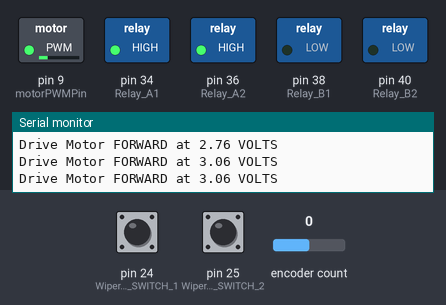
Simulated run of this sketch. Board: Arduino Mega 2560, built with avr-gcc and run on an emulated ATmega2560. On the bench: switched loads named in the sketch (green lamp = pin HIGH), the last lines printed to the serial monitor. The inputs (shaded band) are chosen by the test bench; at power-on: pin 25 (Wiper_LIMIT_SWITCH_2) LOW, encoder count 0, pin 24 (Wiper_LIMIT_SWITCH_1) LOW. Storage starts empty.

Above: at 1.3 s.
1.4 s: pin 25 (Wiper_LIMIT_SWITCH_2) pulled HIGH for 0.15 s
At 1.78 s:
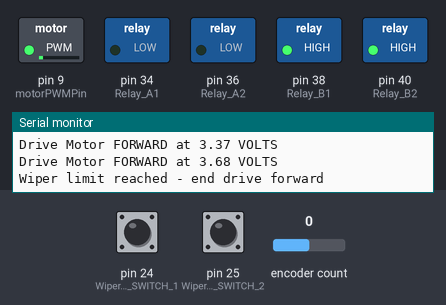
At 3.0 s:
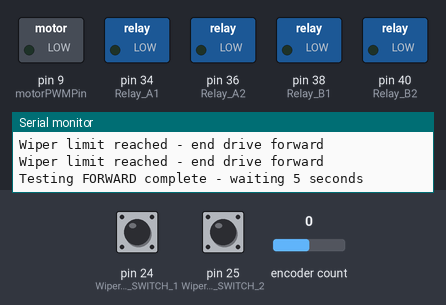
4.5 s: encoder count set to 1
7.5 s: pin 24 (Wiper_LIMIT_SWITCH_1) pulled HIGH for 0.15 s
At 7.87 s:
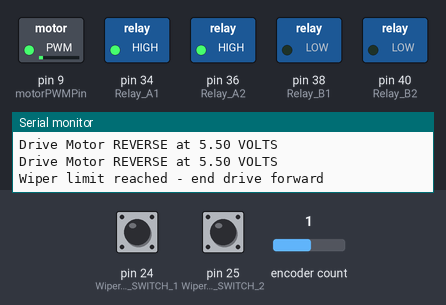
Timing chart, 0 to 10.5 s (numbered marks = the images above; inputs shaded):
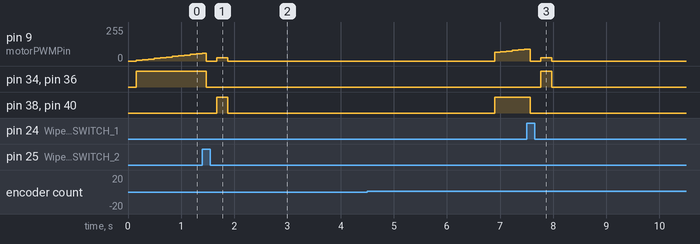

Measured:
- after the input at 1.4 s, pin 34 (Relay_A1), pin 36 (Relay_A2): HIGH → LOW after 0.07 s; pin 38 (Relay_B1), pin 40 (Relay_B2): LOW → HIGH after 0.27 s, → LOW 0.20 s later
- after the input at 7.5 s, pin 34 (Relay_A1), pin 36 (Relay_A2): LOW → HIGH after 0.27 s, → LOW 0.20 s later; pin 38 (Relay_B1), pin 40 (Relay_B2): HIGH → LOW after 0.07 s

The sketch:

Master_V9.ino
```cpp
//Master_V8.ino
//2023-04-05
//WN23 ME450 Group 3
//BTE

//preperation preamble
#include <SPI.h>
#include <SD.h>
#include <Wire.h> // neccesary for flow sensor & maybe SD module
#include <Encoder.h>

//%%%%%%%%%%%%%%%%%%%%%%%%%%%%%%%%%%%%%%%%%%%%%%%%%%%%%%%%%%%%%%%%%%%%%%%%%%%%%%%%%%%%%%%%%%%%%%%%%%%%%%%%%%%%%%%%%%%%%%%%%%%%%%
//%%%%%%%%%%%%%%%%%%%%%%%%%%%%%%%%%%%%%%%%%%%%%%%%%%%%%%%%%%%%%%%%%%%%%%%%%%%%%%%%%%%%%%%%%%%%%%%%%%%%%%%%%%%%%%%%%%%%%%%%%%%%%%
//ASSIGN PINS
//%%%%%%%%%%%%%%%%%%%%%%%%%%%%%%%%%%%%%%%%%%%%%%%%%%%%%%%%%%%%%%%%%%%%%%%%%%%%%%%%%%%%%%%%%%%%%%%%%%%%%%%%%%%%%%%%%%%%%%%%%%%%%%
//%%%%%%%%%%%%%%%%%%%%%%%%%%%%%%%%%%%%%%%%%%%%%%%%%%%%%%%%%%%%%%%%%%%%%%%%%%%%%%%%%%%%%%%%%%%%%%%%%%%%%%%%%%%%%%%%%%%%%%%%%%%%%%

//wiper motor controlling
const int motorPWMPin 			= 9;  // Connect the motor's PWM input pin to pin 9
const int encoderPinA 			= 2;  // Connect the encoder's A output pin to pin 2
const int encoderPinB 			= 3;  // Connect the encoder's B output pin to pin 3
const int Relay_A1    			= 34; //H-bridge Forward
const int Relay_A2    			= 36; //H-bridge Forward
const int Relay_B1    			= 38; //H-bridge Reverse
const int Relay_B2    			= 40; //H-bridge Reverse
const int Wiper_LIMIT_SWITCH_1 	= 24; //Define the bounds of the wiper travel
const int Wiper_LIMIT_SWITCH_2 	= 25; //Define the bounds of the wiper travel

//pressure transducer
int MPX_PlusVout_pin 			= A0;// output pin for pressure transducer
int MPX_MinusVout_pin 			= A1; // output pin for pressure transducer

//Pump Control
const int Pump_serial_TX 		= 1;
const int Pump_serial_RX 		= 0;

//SD Card Module
const int chipSelect  			= 53;
File myFile;


//%%%%%%%%%%%%%%%%%%%%%%%%%%%%%%%%%%%%%%%%%%%%%%%%%%%%%%%%%%%%%%%%%%%%%%%%%%%%%%%%%%%%%%%%%%%%%%%%%%%%%%%%%%%%%%%%%%%%%%%%%%%%%%
//%%%%%%%%%%%%%%%%%%%%%%%%%%%%%%%%%%%%%%%%%%%%%%%%%%%%%%%%%%%%%%%%%%%%%%%%%%%%%%%%%%%%%%%%%%%%%%%%%%%%%%%%%%%%%%%%%%%%%%%%%%%%%%
//Variables
//%%%%%%%%%%%%%%%%%%%%%%%%%%%%%%%%%%%%%%%%%%%%%%%%%%%%%%%%%%%%%%%%%%%%%%%%%%%%%%%%%%%%%%%%%%%%%%%%%%%%%%%%%%%%%%%%%%%%%%%%%%%%%%
//%%%%%%%%%%%%%%%%%%%%%%%%%%%%%%%%%%%%%%%%%%%%%%%%%%%%%%%%%%%%%%%%%%%%%%%%%%%%%%%%%%%%%%%%%%%%%%%%%%%%%%%%%%%%%%%%%%%%%%%%%%%%%%
double Pressure_reading = 0.0; // pressure reading that is used for data
String Data_output_string;
float motor_voltage = 0;
int Time_check = 0;

//Variables for controlling the motor and encoder
long prevEncoderCount = 0;
long currentEncoderCount = 0;
long encoderPulseRate = 0;
float motorSpeed = 0;
int total_wipes = 0;
	//Time variables for motor/encoder
unsigned long prevTime = 0;
unsigned long currentTime = 0;
unsigned long timeInterval = 100; // Time interval for pulse rate calculation (ms)
//Maybe remove with a change in program logic
bool Time_to_wipe = false; //Boolean that determines when the code should control motor speed on initial wipe
bool Time_to_reverse = false; //Boolean that determines when the code should control motor speed on the wipe back
Encoder myEncoder(encoderPinA, encoderPinB);


//%%%%%%%%%%%%%%%%%%%%%%%%%%%%%%%%%%%%%%%%%%%%%%%%%%%%%%%%%%%%%%%%%%%%%%%%%%%%%%%%%%%%%%%%%%%%%%%%%%%%%%%%%%%%%%%%%%%%%%%%%%%%%%
//%%%%%%%%%%%%%%%%%%%%%%%%%%%%%%%%%%%%%%%%%%%%%%%%%%%%%%%%%%%%%%%%%%%%%%%%%%%%%%%%%%%%%%%%%%%%%%%%%%%%%%%%%%%%%%%%%%%%%%%%%%%%%%
//Constants
//%%%%%%%%%%%%%%%%%%%%%%%%%%%%%%%%%%%%%%%%%%%%%%%%%%%%%%%%%%%%%%%%%%%%%%%%%%%%%%%%%%%%%%%%%%%%%%%%%%%%%%%%%%%%%%%%%%%%%%%%%%%%%%
//%%%%%%%%%%%%%%%%%%%%%%%%%%%%%%%%%%%%%%%%%%%%%%%%%%%%%%%%%%%%%%%%%%%%%%%%%%%%%%%%%%%%%%%%%%%%%%%%%%%%%%%%%%%%%%%%%%%%%%%%%%%%%%
const int Take_data_interval = 30000; // interval at which data will be collected from any operable sysytem sensor

const int non_repeat = 50; //value of milliseconds meant to prevent accidental double writes of data
const long wipe_interval = 300100;  //How long we want to wait between wipes (in milliseconds) (5 minutes + 0.1 sec right now)
//Motor Controller parameters
const long targetPulseRate = 1000; //SETS SPEED OF WIPER!
const float Kp = 0.005; //control ossilation
const float Kd = 0.01; // Derivative control of motor controller
const float SUPPLY_VOLTAGE = 15.63; //Measured voltage
const int VOLTAGE_LIMIT = 6; //limit the max voltage able to be sent to the motor.


//%%%%%%%%%%%%%%%%%%%%%%%%%%%%%%%%%%%%%%%%%%%%%%%%%%%%%%%%%%%%%%%%%%%%%%%%%%%%%%%%%%%%%%%%%%%%%%%%%%%%%%%%%%%%%%%%%%%%%%%%%%%%%%
//%%%%%%%%%%%%%%%%%%%%%%%%%%%%%%%%%%%%%%%%%%%%%%%%%%%%%%%%%%%%%%%%%%%%%%%%%%%%%%%%%%%%%%%%%%%%%%%%%%%%%%%%%%%%%%%%%%%%%%%%%%%%%%
//FUNCTIONS
//%%%%%%%%%%%%%%%%%%%%%%%%%%%%%%%%%%%%%%%%%%%%%%%%%%%%%%%%%%%%%%%%%%%%%%%%%%%%%%%%%%%%%%%%%%%%%%%%%%%%%%%%%%%%%%%%%%%%%%%%%%%%%%
//%%%%%%%%%%%%%%%%%%%%%%%%%%%%%%%%%%%%%%%%%%%%%%%%%%%%%%%%%%%%%%%%%%%%%%%%%%%%%%%%%%%%%%%%%%%%%%%%%%%%%%%%%%%%%%%%%%%%%%%%%%%%%%

//READ_PRESSURE - MAX DIFFERENTIAL PRESSURE: 175kPa - BURST AT 200kPa
float Func_PressRead (int Vp, int Vn) // Pressure take data function declaration
{
  int i = 0;
  float Pressure_Read_TOTAL = 0.0;
  float Pressure_Read_NEW = 0.0;
  float Pressure_Read_AVG = 0.00;

  while(i <9){
  double valuesensor1 = analogRead(Vp); //read analong and convert to voltage
  double valuesensor2 = analogRead(Vn); //read analong and convert to voltage
  valuesensor1 = valuesensor1/1024 * 5;
  valuesensor2 = valuesensor2/1024 * 5;
  //Serial.println("(analog Val sense 1 = " + String(analogRead(Vp)) + ") (analog Val sense 2 = " + String(analogRead(Vn)) + ") ");
  //Serial.println("(Voltage Val sense 1 = " + String(valuesensor1) + ") (Voltage Val sense 2 = " + String(valuesensor2) + ") ");
  double Voff = 0.0; // [mV] max value is 35 per table specs
  double Press_Sensitivity = 1.2; // delta V / delta P [mV/kPa]
  double voltage = valuesensor1 - valuesensor2;
  double Pressure_Read_NEW = (voltage - Voff) / Press_Sensitivity; // [kPa]
  // Vout = Voff + (Sensitivity x Pressure)
  Pressure_Read_TOTAL += Pressure_Read_NEW;
  i ++; // increment counter by 1
  }// Close While
  Pressure_Read_AVG = Pressure_Read_TOTAL / 10;

return Pressure_Read_AVG;
}
//%%%%%%%%%%%%%%%%%%%%%%%%%%%%%%%%%%%%%%%%%%%%%%%%%%%%%%%%%%%%%%%%%%%%%%%%%%%%%%%%%%%%%%%%%%%%%%%%%%%%%%%%%%%%%%%%%%%%%%%%%%%%%%

//Drive Wiper - Forward
void wipe_forward()
{
  bool wipe_complete = false; //inilize complete as false
  double last_Error = 0;
  double Current_Error = 0;
  int limit_2 = 0;
  while( wipe_complete == false)
    {
       currentTime = millis();
    if (currentTime - prevTime >= timeInterval)
      {
          currentEncoderCount = myEncoder.read();
          encoderPulseRate = abs(currentEncoderCount - prevEncoderCount) * (1000 / timeInterval);
          prevEncoderCount = currentEncoderCount;
          prevTime = currentTime;

          // Calculate the error and adjust motor speed
          long error = targetPulseRate - encoderPulseRate;
          motorSpeed += Kp * error;
          motorSpeed = constrain(motorSpeed, 0, 255);
          if (motorSpeed > VOLTAGE_LIMIT/SUPPLY_VOLTAGE * 255)
            {
            motorSpeed = VOLTAGE_LIMIT/SUPPLY_VOLTAGE * 255;
            } //limit max voltage to protect motor
          else
          {}
        // Set motor speed and direction - PLEASE CHECK IF THIS LOOKS RIGHT
        digitalWrite(Relay_A1, HIGH);  // rotate backwards
        digitalWrite(Relay_A2, HIGH); // rotate backwards
        digitalWrite(Relay_B1, LOW);  // rotate backwards
        digitalWrite(Relay_B2, LOW); // rotate backwards
        analogWrite(motorPWMPin, motorSpeed);
        } //close if
    motor_voltage = motorSpeed / 255 * SUPPLY_VOLTAGE;
    Serial.println("Drive Motor FORWARD at " + String(motor_voltage) + " VOLTS ");
    limit_2 = digitalRead(Wiper_LIMIT_SWITCH_2);
    if (limit_2 == 1)
    {
      Serial.println("Wiper limit reached - end drive forward");
      digitalWrite(Relay_A1, LOW);  // rotate backwards
      digitalWrite(Relay_A2, LOW); // rotate backwards
      digitalWrite(Relay_B1, LOW);  // rotate backwards
      digitalWrite(Relay_B2, LOW); // rotate backwards
      analogWrite(motorPWMPin, 0);
      delay(200);
      digitalWrite(Relay_A1, LOW);  // rotate backwards
      digitalWrite(Relay_A2, LOW); // rotate backwards
      digitalWrite(Relay_B1, HIGH);  // rotate backwards
      digitalWrite(Relay_B2, HIGH); // rotate backwards
      analogWrite(motorPWMPin, 25);
      delay(200);
      Serial.println("Wiper limit reached - end drive forward");
      digitalWrite(Relay_A1, LOW);  // rotate backwards
      digitalWrite(Relay_A2, LOW); // rotate backwards
      digitalWrite(Relay_B1, LOW);  // rotate backwards
      digitalWrite(Relay_B2, LOW); // rotate backwards
      analogWrite(motorPWMPin, 0);
      wipe_complete = true;
    }
    else{}
    } //close while
return;
} // Close Function
//%%%%%%%%%%%%%%%%%%%%%%%%%%%%%%%%%%%%%%%%%%%%%%%%%%%%%%%%%%%%%%%%%%%%%%%%%%%%%%%%%%%%%%%%%%%%%%%%%%%%%%%%%%%%%%%%%%%%%%%%%%%%%%


//Drive Wiper - Reverse
void wipe_reverse()
{
  bool wipe_complete = false; //inilize complete as false
  double last_Error = 0;
  double Current_Error = 0;
  int limit_1 = 0;
  while( wipe_complete == false)
    {
       currentTime = millis();
    if (currentTime - prevTime >= timeInterval)
      {
          currentEncoderCount = myEncoder.read();
          encoderPulseRate = abs(currentEncoderCount - prevEncoderCount) * (1000 / timeInterval);
          prevEncoderCount = currentEncoderCount;
          prevTime = currentTime;

          // Calculate the error and adjust motor speed
          long error = targetPulseRate - encoderPulseRate;
          motorSpeed += Kp * error;
          motorSpeed = constrain(motorSpeed, 0, 255);
          if (motorSpeed > VOLTAGE_LIMIT/SUPPLY_VOLTAGE * 255)
            {
            motorSpeed = VOLTAGE_LIMIT/SUPPLY_VOLTAGE * 255;
            } //limit max voltage to protect motor
          else
          {}

        // Set motor speed and direction - PLEASE CHECK IF THIS LOOKS RIGHT
        digitalWrite(Relay_A1, LOW);  // rotate backwards
        digitalWrite(Relay_A2, LOW); // rotate backwards
        digitalWrite(Relay_B1, HIGH);  // rotate backwards
        digitalWrite(Relay_B2, HIGH); // rotate backwards
        analogWrite(motorPWMPin, motorSpeed);
        } //close if
    motor_voltage = motorSpeed / 255 * SUPPLY_VOLTAGE;
    Serial.println("Drive Motor REVERSE at " + String(motor_voltage) + " VOLTS ");
    limit_1 = digitalRead(Wiper_LIMIT_SWITCH_1);
    if (limit_1 == 1)
    {
      Serial.println("Wiper limit reached - end drive forward");
      digitalWrite(Relay_A1, LOW);  // rotate backwards
      digitalWrite(Relay_A2, LOW); // rotate backwards
      digitalWrite(Relay_B1, LOW);  // rotate backwards
      digitalWrite(Relay_B2, LOW); // rotate backwards
      analogWrite(motorPWMPin, 0);
      delay(200);
      digitalWrite(Relay_A1, HIGH);  // rotate backwards
      digitalWrite(Relay_A2, HIGH); // rotate backwards
      digitalWrite(Relay_B1, LOW);  // rotate backwards
      digitalWrite(Relay_B2, LOW); // rotate backwards
      analogWrite(motorPWMPin, 25);
      delay(200);
      Serial.println("Wiper limit reached - end drive forward");
      digitalWrite(Relay_A1, LOW);  // rotate backwards
      digitalWrite(Relay_A2, LOW); // rotate backwards
      digitalWrite(Relay_B1, LOW);  // rotate backwards
      digitalWrite(Relay_B2, LOW); // rotate backwards
      analogWrite(motorPWMPin, 0);

      wipe_complete = true;
    }
    else{}
    } //close while

return;
} // Close Function
//%%%%%%%%%%%%%%%%%%%%%%%%%%%%%%%%%%%%%%%%%%%%%%%%%%%%%%%%%%%%%%%%%%%%%%%%%%%%%%%%%%%%%%%%%%%%%%%%%%%%%%%%%%%%%%%%%%%%%%%%%%%%%%


//Read Flow Sensor
//float Read_flow
//{
//
//}
//%%%%%%%%%%%%%%%%%%%%%%%%%%%%%%%%%%%%%%%%%%%%%%%%%%%%%%%%%%%%%%%%%%%%%%%%%%%%%%%%%%%%%%%%%%%%%%%%%%%%%%%%%%%%%%%%%%%%%%%%%%%%%%
//%%%%%%%%%%%%%%%%%%%%%%%%%%%%%%%%%%%%%%%%%%%%%%%%%%%%%%%%%%%%%%%%%%%%%%%%%%%%%%%%%%%%%%%%%%%%%%%%%%%%%%%%%%%%%%%%%%%%%%%%%%%%%%
//MAIN SETUP BLOCK
//%%%%%%%%%%%%%%%%%%%%%%%%%%%%%%%%%%%%%%%%%%%%%%%%%%%%%%%%%%%%%%%%%%%%%%%%%%%%%%%%%%%%%%%%%%%%%%%%%%%%%%%%%%%%%%%%%%%%%%%%%%%%%%
//%%%%%%%%%%%%%%%%%%%%%%%%%%%%%%%%%%%%%%%%%%%%%%%%%%%%%%%%%%%%%%%%%%%%%%%%%%%%%%%%%%%%%%%%%%%%%%%%%%%%%%%%%%%%%%%%%%%%%%%%%%%%%%
void setup()
{
//Set IO for pins in use
pinMode(motorPWMPin, OUTPUT); // This is for motor
pinMode(Relay_A1,  OUTPUT); //H-bridge Forward
pinMode(Relay_A2,  OUTPUT); //H-bridge Forward
pinMode(Relay_B1,  OUTPUT); //H-bridge Reverse
pinMode(Relay_B2,  OUTPUT); //H-bridge Reverse
pinMode(Wiper_LIMIT_SWITCH_1,    INPUT);  //Limit Switch 1
pinMode(Wiper_LIMIT_SWITCH_2,    INPUT);  //Limit Switch 2

pinMode(MPX_PlusVout_pin, INPUT_PULLUP);
pinMode(MPX_MinusVout_pin, INPUT_PULLUP);

pinMode(chipSelect, INPUT);

Serial.begin(9600);
Serial.println();
// see if the card is present and can be initialized:
  if (SD.begin(chipSelect) != 1)
  {
    Serial.println("Card failed, or not present - shit");
    // don't do anything more:
    while (1);
  }
  Serial.println("card initialized.");
int fileNumber = 0;
//FIND NEXT AVAILABLE FILENAME/NUMBER
  while (SD.exists(String(fileNumber) + ".csv")) {
    fileNumber++;
  } // Close while

 File dataFile = SD.open((String(fileNumber) + ".csv"), FILE_WRITE);
  if (!dataFile) {
    Serial.println("Error creating new file");
    return;
    } //close if
  Serial.println("Created new file: ");
  Serial.println(String(fileNumber) + ".csv" );
//END FILE PREPERATION

  Serial.println("Take Data Interval (seconds)= " + String(Take_data_interval/1000) + " seconds  Wiper speed = " + String(targetPulseRate) + " Wiper Interval(minutes) = " + String(wipe_interval/1000/60));
// --------- End of Initialization of SD card ------------

// Write Preamble block onto data output file on SD Card - NEED TO CHECK FUNCTION BEFORE VALIDATING LOOP
//File dataFile = SD.open("datalog.csv", FILE_WRITE); ACTION REPLACED BE INCREMENTING NAMING LINES

if (dataFile){

dataFile.println("TESTING OF DMBR FILTRATION WITH FOULING MITIGATION ,");
dataFile.println("Program and mechanical strucures designed by the WN2023 ME450 Group 3 Project team ,");
//Test specific parameters
dataFile.println("Take Data Interval (seconds)= ," + String(Take_data_interval/1000) + ",Wiper speed = ," + String(targetPulseRate) + ",Wiper Interval(minutes) = ," + String(wipe_interval/1000/60) + ",");
//The format the output data will follow in the columns after the loop
dataFile.print("TIME,");
//dataFile.print(",");
dataFile.print("Pressure (Vacuum),");
//dataFile.print(",");
dataFile.print("Number of wipe cycles performed,");
dataFile.println();
dataFile.close();
//Serial.println("I STG if this shit didn't write to the file again...");
}
else
{
  Serial.println("ERROR WRITING TO FILE");
  while(1);
}
//Set initial pump speed and directions - (SPEED), Forward


}//close setup
//%%%%%%%%%%%%%%%%%%%%%%%%%%%%%%%%%%%%%%%%%%%%%%%%%%%%%%%%%%%%%%%%%%%%%%%%%%%%%%%%%%%%%%%%%%%%%%%%%%%%%%%%%%%%%%%%%%%%%%%%%%%%%%
//%%%%%%%%%%%%%%%%%%%%%%%%%%%%%%%%%%%%%%%%%%%%%%%%%%%%%%%%%%%%%%%%%%%%%%%%%%%%%%%%%%%%%%%%%%%%%%%%%%%%%%%%%%%%%%%%%%%%%%%%%%%%%%
// MAIN LOOP BLOCK
//%%%%%%%%%%%%%%%%%%%%%%%%%%%%%%%%%%%%%%%%%%%%%%%%%%%%%%%%%%%%%%%%%%%%%%%%%%%%%%%%%%%%%%%%%%%%%%%%%%%%%%%%%%%%%%%%%%%%%%%%%%%%%%
//%%%%%%%%%%%%%%%%%%%%%%%%%%%%%%%%%%%%%%%%%%%%%%%%%%%%%%%%%%%%%%%%%%%%%%%%%%%%%%%%%%%%%%%%%%%%%%%%%%%%%%%%%%%%%%%%%%%%%%%%%%%%%%
void loop()
{
//Write all data to serial AND datafile
//Failure notifications write to both
//Only write command actions to serial
//CLOSE DATAFILE
//
Serial.println("Testing FORWARD function - press limit switch 2 to complete");
wipe_forward();
Serial.println("Testing FORWARD complete - waiting 5 seconds");
delay(5000);
Serial.println("Testing REVERSE function - press limit switch 1 to complete");
wipe_reverse();
while(1);

// if(millis() % Take_data_interval == 0 &&  (millis()- Time_check)  >  non_repeat_const)
//   {
//     Pressure_reading = Func_PressRead(MPX_PlusVout_pin, MPX_MinusVout_pin);
//     dataFile.println(string(millis()/1000) + "," + string(Pressure_reading) + "," + string(total_wipes));

//     Time_check = millis();
//   }


//Compare time to take data interval - and collect if time
//  If time % inteval == 0 && time from last collect > 20 (non-repeat Value)
//    Collect pressure and write: Time, Pressure, and wipe cycles to file
//  Else
//     Do nothing

// Check for wipe time and if time, perform wipe function using motor control and limit switches
//  If time % inteval == 0 && time from last collect > 20 (non-repeat Value)
//    Write to serial Monitor
//    Call Drive Wiper forward function
//    Wait for check (while loop)
//    Write to serial Monitor
//    Call Drive motor Backwards
//    Wait for check (while loop)
//    Increment Whip counter once wiping complete.
//    total_wipes ++;
//    Write to serial Monitor

//  Else
//    Do nothing


}
```
